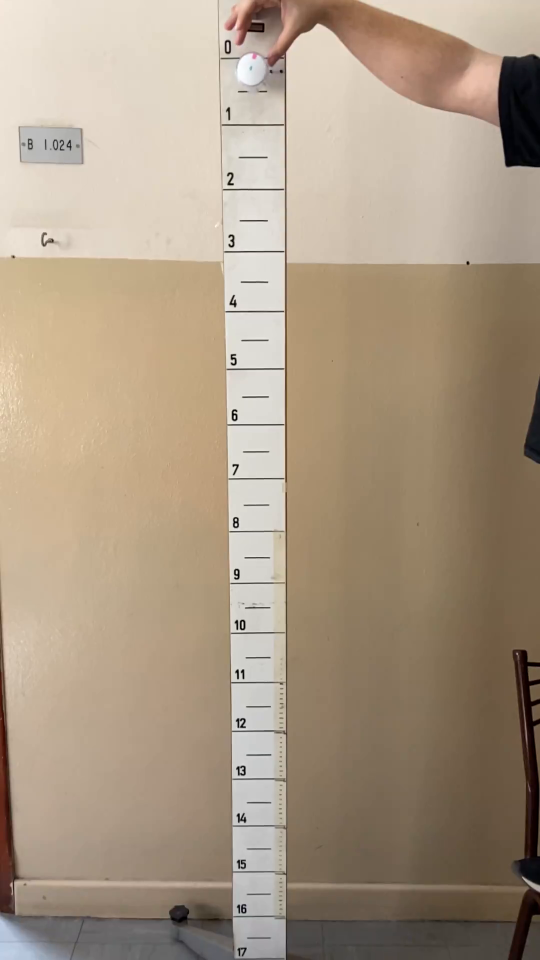
#> input picture frame 27 of Videos/yoyoCL.mp4, 1080 x 1920 px (shown at 1/2 size)
$ jupyter execute --allow-errors YoYoTrackCL.ipynb   (shell and % lines are left out)
#> lines starting #> are read from the running program, lines starting #| are printed output that depends on the picture; after the words box and inside, x2 and y2 are one past the last pixel; in counts of white or black regions, pixels touching at a corner belong together
# Dependencias

[cell 1]
import cv2
import numpy as np
import pandas as pd
import plotly.graph_objects as go
from plotly.subplots import make_subplots
import plotly.io as pio
import scipy.signal as signal
from scipy.optimize import curve_fit

# Definiciones

[cell 2]
# Carga el video
nombre_video = 'yoyoCL.mp4' # 'yoyoCL.mp4' | 'yoyoCLEdit.mp4'
cap = cv2.VideoCapture('Videos/' + nombre_video) # Local
if not cap.isOpened():
  cap = cv2.VideoCapture('/content/' + nombre_video) # Colab

# Medidas tomadas de pixeles y metros
medida_metros = 0.10
medida_pixeles = 110 # Cantidad de pixeles en 0.1 metros
bbox_yoyo = (113, 29, 81, 88)
bbox_fijo = (89, 34, 35, 49)
const_XY = medida_metros/medida_pixeles

# Variables para guardar las posiciones y tiempos
positionsCentro = []
positionsCentro_m = []
fps = cap.get(cv2.CAP_PROP_FPS)  # Obtiene los FPS del video
frame_duration = 1.0 / fps  # Duración de cada frame en segundos # Si hay error acá, revisar video
frame_count = 0

# Trackeo

[cell 3]
def calcularPosiciones(frame, bbox_yoyo, bbox_fijo, positions, positions_m):
    # Extrae las coordenadas del YoYo y el punto fijo
    (x_yoyo, y_yoyo, w_yoyo, h_yoyo) = [int(v) for v in bbox_yoyo]
    (x_fijo, y_fijo, w_fijo, h_fijo) = [int(v) for v in bbox_fijo]

    center_x_yoyo = x_yoyo + w_yoyo // 2
    center_y_yoyo = y_yoyo + h_yoyo // 2
    center_x_fijo = x_fijo + w_fijo // 2
    center_y_fijo = y_fijo + h_fijo // 2

    # Dibuja las cajas y los centros en el frame
    cv2.rectangle(frame, (x_yoyo, y_yoyo), (x_yoyo + w_yoyo, y_yoyo + h_yoyo), (0, 255, 0), 2)
    cv2.rectangle(frame, (x_fijo, y_fijo), (x_fijo + w_fijo, y_fijo + h_fijo), (255, 0, 0), 2)
    cv2.circle(frame, (center_x_yoyo, center_y_yoyo), 5, (0, 0, 255), -1)
    cv2.circle(frame, (center_x_fijo, center_y_fijo), 5, (255, 0, 0), -1)

    # Calcula la posición relativa del YoYo respecto al punto fijo
    rel_x = center_x_yoyo - center_x_fijo
    rel_y = center_y_yoyo - center_y_fijo

    # Guarda las posiciones (convertidas a metros)
    current_time = frame_count * frame_duration
    positions.append((current_time, rel_x, -rel_y))  # Posición relativa en pixeles
    positions_m.append((current_time, rel_x * const_XY, -rel_y * const_XY))  # Posición relativa en metros

[cell 4]
# Inicializa los trackers
tracker_yoyo = cv2.legacy.TrackerCSRT.create()
tracker_fijo = cv2.legacy.TrackerCSRT.create()
# Lee el primer frame del video
ret, frame = cap.read()
#> frame is the input picture: shape (1920, 1080, 3); mean B, G, R 132.7, 153.1, 170.3
if not ret:
    print("No se pudo leer el video.")
    cap.release()
    cv2.destroyAllWindows()
# Seleccionar BBoxes e inicializar trackers
#bbox_yoyo = cv2.selectROI("Seleccionar objeto a rastrear (YoYo)", frame, False)
print("BBox YoYo:", bbox_yoyo)
ok_yoyo = tracker_yoyo.init(frame, bbox_yoyo)
#> ok_yoyo = True
#bbox_fijo = cv2.selectROI("Seleccionar punto fijo", frame, False)print("BBox Punto Fijo:", bbox_fijo)
ok_fijo = tracker_fijo.init(frame, bbox_fijo)
#> ok_fijo = True
while True:
    # Lee el siguiente frame
    ret, frame = cap.read()
    if not ret:
        break

    # Actualiza ambos trackers
    ok_yoyo, bbox_yoyo = tracker_yoyo.update(frame)
#> bbox_yoyo = (113, 29, 81, 88)
    ok_fijo, bbox_fijo = tracker_fijo.update(frame)
#> bbox_fijo = (89, 34, 35, 49)

    if ok_yoyo and ok_fijo:
        calcularPosiciones(frame, bbox_yoyo, bbox_fijo, positionsCentro, positionsCentro_m)
#> in calcularPosiciones, `(x_yoyo, y_yoyo, w_yoyo, h_yoyo) = [int(v) for v in bbox_yoyo]`: x_yoyo = 113; y_yoyo = 29; w_yoyo = 81; h_yoyo = 88
#> in calcularPosiciones, `(x_fijo, y_fijo, w_fijo, h_fijo) = [int(v) for v in bbox_fijo]`: x_fijo = 89; y_fijo = 34; w_fijo = 35; h_fijo = 49
#> in calcularPosiciones, `center_x_yoyo = x_yoyo + w_yoyo // 2`: center_x_yoyo = 153
#> in calcularPosiciones, `center_y_yoyo = y_yoyo + h_yoyo // 2`: center_y_yoyo = 73
#> in calcularPosiciones, `center_x_fijo = x_fijo + w_fijo // 2`: center_x_fijo = 106
#> in calcularPosiciones, `center_y_fijo = y_fijo + h_fijo // 2`: center_y_fijo = 58
#> in calcularPosiciones, `cv2.rectangle(frame, (x_yoyo, y_yoyo), (x_yoyo + w_yoyo, y_yoyo + h_yo..`:
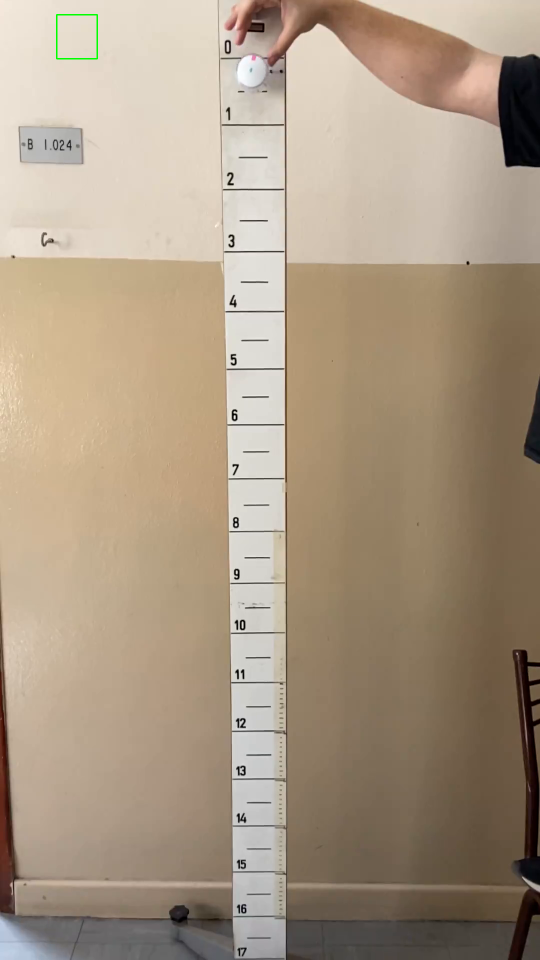
#> frame: shape (1920, 1080, 3) (shown at 1/2 size); mean B, G, R 132.6, 153.2, 170.1
#> in calcularPosiciones, `cv2.rectangle(frame, (x_fijo, y_fijo), (x_fijo + w_fijo, y_fijo + h_fi..`: frame: shape (1920, 1080, 3); 0.02% of pixels changed, all inside (x1, y1, x2, y2) = (88, 33, 126, 85)
#> in calcularPosiciones, `cv2.circle(frame, (center_x_yoyo, center_y_yoyo), 5, (0, 0, 255), -1)`: frame: shape (1920, 1080, 3); mean B, G, R 132.6, 153.1, 170.1
#> in calcularPosiciones, `cv2.circle(frame, (center_x_fijo, center_y_fijo), 5, (255, 0, 0), -1)`: frame: shape (1920, 1080, 3); mean B, G, R 132.6, 153.1, 170.1
#> in calcularPosiciones, `rel_x = center_x_yoyo - center_x_fijo`: rel_x = 47
#> in calcularPosiciones, `rel_y = center_y_yoyo - center_y_fijo`: rel_y = 15

    # Muestra el frame con el seguimiento SOLO LOCAL
    #display_frame = cv2.resize(frame, (400, 1000))
    #cv2.imshow('Object Tracking', display_frame)

    # Rompe el bucle si se presiona la tecla 'q'
    if cv2.waitKey(1) & 0xFF == ord('q'):
#> (key q is pressed here)
        break

    # Incrementa el contador de frames
    frame_count += 1

# Libera la captura y cierra las ventanas
cap.release()
cv2.destroyAllWindows()


$ run again, starting later in the video
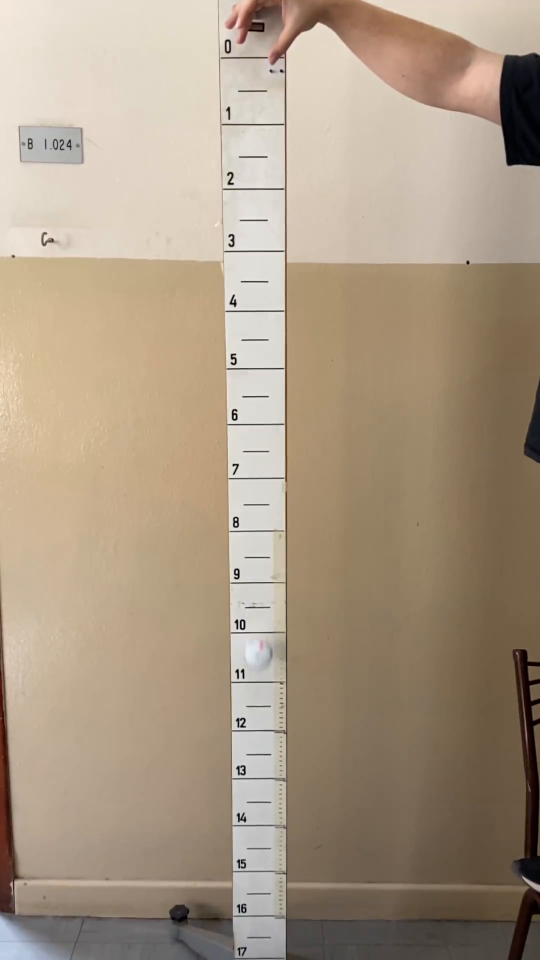
#> input picture frame 123 of Videos/yoyoCL.mp4, 1080 x 1920 px (shown at 1/2 size)
#> frame is the input picture: shape (1920, 1080, 3); mean B, G, R 132.8, 153.2, 170.3
#> ok_yoyo = True
#> bbox_yoyo = (113, 29, 81, 88)
#> bbox_fijo = (89, 34, 35, 49)
#> x_yoyo = 113; y_yoyo = 29; w_yoyo = 81; h_yoyo = 88
#> x_fijo = 89; y_fijo = 34; w_fijo = 35; h_fijo = 49
#> center_x_yoyo = 153
#> center_y_yoyo = 73
#> center_x_fijo = 106
#> center_y_fijo = 58
#> in calcularPosiciones, `cv2.rectangle(frame, (x_yoyo, y_yoyo), (x_yoyo + w_yoyo, y_yoyo + h_yo..`:
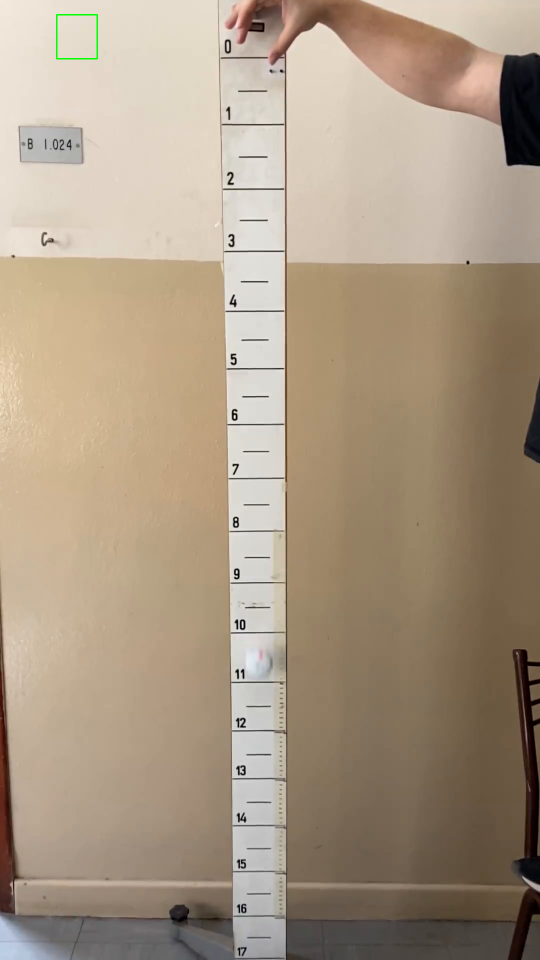
#> frame: shape (1920, 1080, 3) (shown at 1/2 size); mean B, G, R 132.6, 153.2, 170.1
#> rel_x = 47
#> rel_y = 15

$ run again, starting later in the video
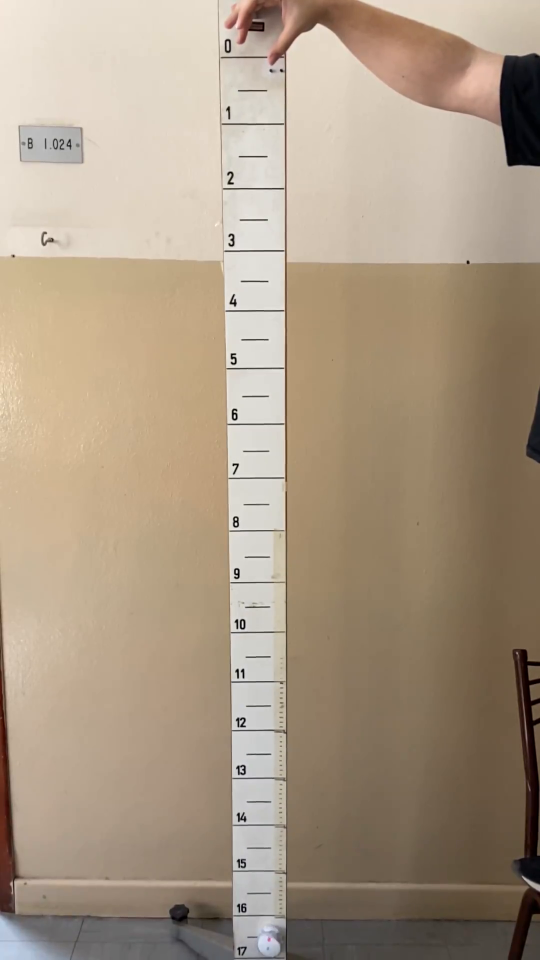
#> input picture frame 220 of Videos/yoyoCL.mp4, 1080 x 1920 px (shown at 1/2 size)
#> frame is the input picture: shape (1920, 1080, 3); mean B, G, R 132.9, 153.3, 170.3
#> ok_yoyo = True
#> bbox_yoyo = (113, 29, 81, 88)
#> bbox_fijo = (89, 37, 33, 46)
#> x_yoyo = 113; y_yoyo = 29; w_yoyo = 81; h_yoyo = 88
#> x_fijo = 89; y_fijo = 37; w_fijo = 33; h_fijo = 46
#> center_x_yoyo = 153
#> center_y_yoyo = 73
#> center_x_fijo = 105
#> center_y_fijo = 60
#> in calcularPosiciones, `cv2.rectangle(frame, (x_yoyo, y_yoyo), (x_yoyo + w_yoyo, y_yoyo + h_yo..`:
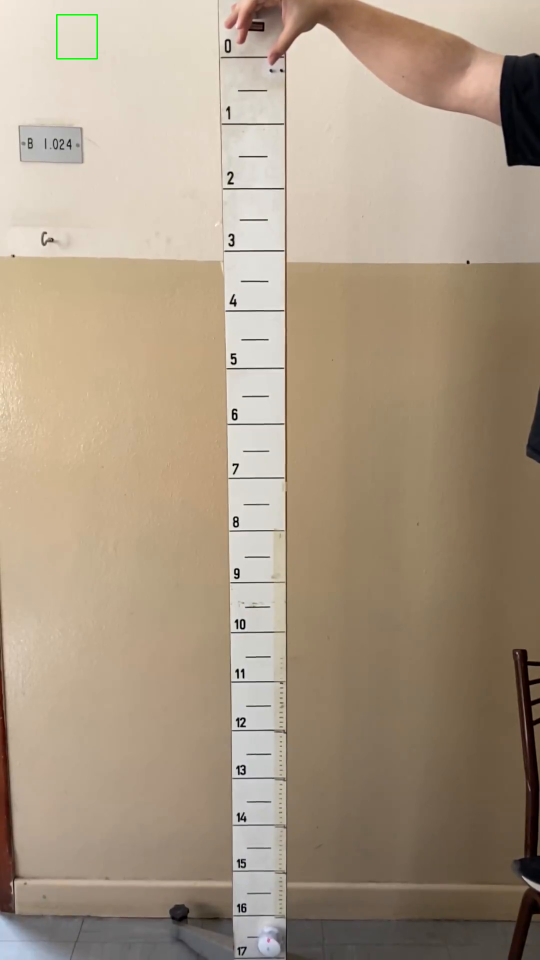
#> frame: shape (1920, 1080, 3) (shown at 1/2 size); mean B, G, R 132.8, 153.3, 170.2
#> rel_x = 48
#> rel_y = 13
